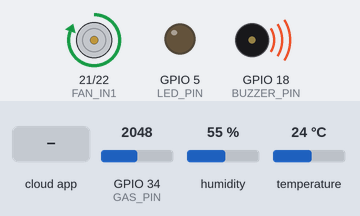
Simulated run of this sketch. Board: ESP32. On the bench: motor-driver pin pairs drawn as motors (green arrow = first pin HIGH = forward, orange = second pin HIGH = backward, longer = more drive, scaled by the enable pin), output pins drawn as LEDs (lit = HIGH), buzzer (waves = sounding, pin HIGH). Inputs (shaded band) come from the test bench; at power-on: GPIO 34 (GAS_PIN) = 2048, humidity 55 %, temperature 24 °C. WiFi joins after 1.5 s; servers stay silent unless stated.

Above: at 2.7 s.
2.8 s: the phone or cloud app sets LED to 1
At 4.7 s:
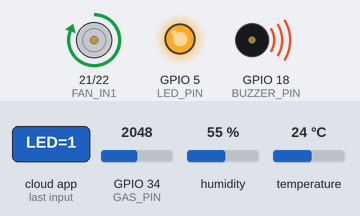
5.0 s: the phone or cloud app sets LED to 0
At 6.0 s:
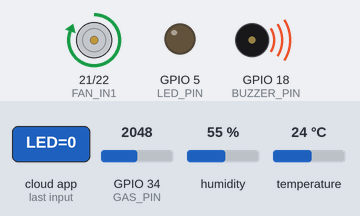
Timing chart, 0 to 8.0 s (numbered marks = the images above; inputs shaded):
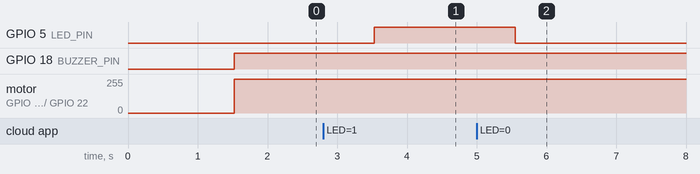

Measured:
- after the input at 2.8 s, GPIO 5 (LED_PIN): LOW → HIGH after 0.73 s
- after the input at 5.0 s, GPIO 5 (LED_PIN): HIGH → LOW after 0.55 s

The sketch:

Untitled_may18a.ino
```cpp
#include "arduino_secrets.h"
#include "thingProperties.h"
#include "DHT.h" // مكتبة حساس الحرارة

// --- تعريف أطراف التوصيل (Pins) - عدلها حسب بوردتك ---
#define DHTPIN 4          // بن حساس الحرارة (مثال: D4)
#define DHTTYPE DHT11     // أو DHT22 حسب الحساس اللي معاك
#define GAS_PIN 34        // بن حساس الغاز (Analog Pin)
#define LED_PIN 5         // بن الليدات
#define BUZZER_PIN 18     // بن البازر
#define FAN_ENA 19        // بن سرعة المروحة (يجب أن يدعم PWM)
#define FAN_IN1 21        // بن اتجاه المروحة 1 على الدرايفر
#define FAN_IN2 22        // بن اتجاه المروحة 2 على الدرايفر

DHT dht(DHTPIN, DHTTYPE);

void setup() {
  Serial.begin(9600);
  delay(1500);

  // --- 1. إعداد حالة الأطراف (Inputs / Outputs) ---
  pinMode(LED_PIN, OUTPUT);
  pinMode(BUZZER_PIN, OUTPUT);
  pinMode(FAN_ENA, OUTPUT);
  pinMode(FAN_IN1, OUTPUT);
  pinMode(FAN_IN2, OUTPUT);

  // تحديد اتجاه دوران المروحة (شفط أو طرد)
  digitalWrite(FAN_IN1, HIGH);
  digitalWrite(FAN_IN2, LOW);

  // تشغيل حساس الحرارة
  dht.begin();

  // إعدادات الكلاود الافتراضية
  initProperties();
  ArduinoCloud.begin(ArduinoIoTPreferredConnection);
  setDebugMessageLevel(2);
  ArduinoCloud.printDebugInfo();
}

void loop() {
  ArduinoCloud.update();

  // --- 2. قراءة الحساسات وتحديث الكلاود ---
  // سيتم تحديث المتغيرات تلقائياً على الداشبورد
  Temperature = dht.readTemperature();
  Gas_Level = analogRead(GAS_PIN);

  // --- 3. نظام الحماية الذكي المحلي (Edge Computing) ---
  // لو نسبة الغاز عدت حد الخطر (مثلاً 400 - عدلها حسب معايرة حساسك)
  if (Gas_Level > 400) {
    // تشغيل البازر فوراً
    digitalWrite(BUZZER_PIN, HIGH);
    Buzzer = true; // تحديث حالة زر البازر على الداشبورد ليكون ON

    // تشغيل المروحة بأقصى سرعة (255) لطرد الغاز
    analogWrite(FAN_ENA, 255);
    Fan_Control = 255; // تحديث قيمة شريط السرعة على الداشبورد
  }

  // تأخير بسيط لمنع الضغط على الكلاود واستقرار القراءات
  delay(1000);
}


/* --- دوال التحكم من الكلاود (تتنفذ عند تغيير القيمة من الداشبورد) --- */

void onLEDChange()  {
  // التحكم في الإضاءة
  if (LED == true) {
    digitalWrite(LED_PIN, HIGH);
  } else {
    digitalWrite(LED_PIN, LOW);
  }
}

void onBuzzerChange()  {
  // نتحكم في البازر يدوياً فقط لو مفيش خطر حقيقي
  if (Gas_Level <= 400) {
    if (Buzzer == true) {
      digitalWrite(BUZZER_PIN, HIGH);
    } else {
      digitalWrite(BUZZER_PIN, LOW);
    }
  }
}

void onFanControlChange()  {
  // Fan_Control نوعها Float (تأكد إنها مربوطة بـ Slider من 0 لـ 255 في الداشبورد)
  // هنغير سرعة المروحة بناءً على قيمتها، لكن لو فيه غاز مش هنسمح بتبطيئها
  if (Gas_Level <= 400) {
    analogWrite(FAN_ENA, (int)Fan_Control); // تحويلها لـ Integer عشان تقبلها دالة PWM
  }
}

/* --- دوال القراءة (تترك فارغة لأننا نقرأها في دالة loop ولا نرسل لها أوامر) --- */
void onGasLevelChange()  {
}

void onTemperatureChange()  {
}
```

arduino_secrets.h
```cpp
#define SECRET_DEVICE_KEY ""
#define SECRET_OPTIONAL_PASS ""
#define SECRET_SSID ""
```

thingProperties.h
```cpp
// Code generated by Arduino IoT Cloud, DO NOT EDIT.

#include <ArduinoIoTCloud.h>
#include <Arduino_ConnectionHandler.h>

const char DEVICE_LOGIN_NAME[]  = "ded2c03b-5da5-43e0-829e-9dd7c7b78e98";

const char SSID[]               = SECRET_SSID;    // Network SSID (name)
const char PASS[]               = SECRET_OPTIONAL_PASS;    // Network password (use for WPA, or use as key for WEP)
const char DEVICE_KEY[]  = SECRET_DEVICE_KEY;    // Secret device password

void onFanControlChange();
void onGasLevelChange();
void onTemperatureChange();
void onBuzzerChange();
void onLEDChange();

float Fan_Control;
float Gas_Level;
float Temperature;
bool Buzzer;
bool LED;

void initProperties(){

  ArduinoCloud.setBoardId(DEVICE_LOGIN_NAME);
  ArduinoCloud.setSecretDeviceKey(DEVICE_KEY);
  ArduinoCloud.addProperty(Fan_Control, READWRITE, ON_CHANGE, onFanControlChange);
  ArduinoCloud.addProperty(Gas_Level, READWRITE, ON_CHANGE, onGasLevelChange);
  ArduinoCloud.addProperty(Temperature, READWRITE, ON_CHANGE, onTemperatureChange);
  ArduinoCloud.addProperty(Buzzer, READWRITE, ON_CHANGE, onBuzzerChange);
  ArduinoCloud.addProperty(LED, READWRITE, ON_CHANGE, onLEDChange);

}

WiFiConnectionHandler ArduinoIoTPreferredConnection(SSID, PASS);
```
